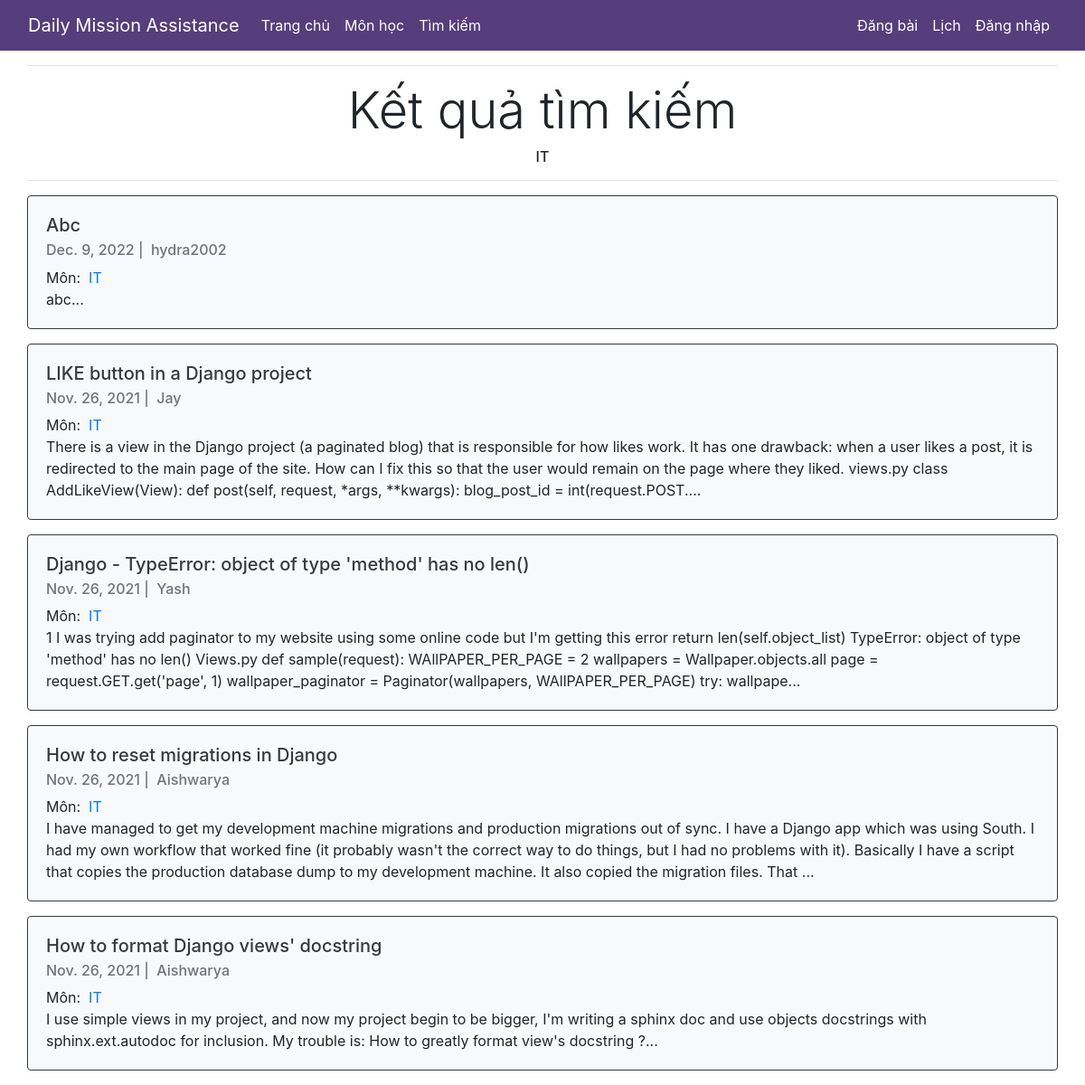
The app's page /IT/ with its own data.
### DoubtForum/models.py (models this page shows, shortened)
class Doubt(models.Model):
    author = models.ForeignKey(
        settings.AUTH_USER_MODEL,
        on_delete=models.CASCADE
    )
    title = models.CharField(max_length=160)
    body = models.TextField()
    link = models.URLField(max_length=50, null=True, blank=True)
    created_on = models.DateTimeField(auto_now_add=True)
    subject = models.ForeignKey('Subject', on_delete=models.CASCADE)

class Subject(models.Model):
    name = models.CharField(max_length=20)

### DoubtForum/views.py (the view)
# urls.py: path('<tag>/', tagged_doubts, name='tagged_doubts'),
def tagged_doubts(request, tag):
    doubts = Doubt.objects.filter(
        subject__name__contains=tag
    ).order_by(
        '-created_on'
    )
    context = {
        "query": tag,
        "doubts": doubts
    }
    return render(request, "searchResults.html", context)

### templates/searchResults.html (shortened to what this page needs)
<!DOCTYPE html>
    {% extends "base.html" %}
    {% block page_content %}
    <div class="col-md-12">
        <hr>
        <div class="page-header text-center mt-3">
            <h1 class="display-4">Kết quả tìm kiếm</h1>
            <h6>{{ query }}</h6>
        </div>
        <hr>
        {% for doubt in doubts %}
        <div class="card border-dark bg-light mb-3">
            <div class="card-body">
                <h5 class="card-title"><a href="{% url 'doubt_complete' doubt.pk%}" class="text-dark">{{ doubt.title }}</a></h5>
                <h6 class="card-subtitle mb-2 text-muted">
                    {{ doubt.created_on.date }} |&nbsp; {{ doubt.author }} </h6>
                    Môn:&nbsp;
                    <a href="{% url 'tagged_doubts' doubt.subject.name %}">
                        {{ doubt.subject.name }}
                    </a>&nbsp;
                <p class="card-text">{{ doubt.body | slice:":400" }}...</p>
            </div>
        </div>
        {% endfor %}
    </div>
    {% endblock %}

### records on screen
Doubt: title "Abc", created_on "Dec. 9, 2022", author "hydra2002", subject.name "IT", body "abc"
Doubt: title "LIKE button in a Django project", created_on "Nov. 26, 2021", author "Jay", subject.name "IT", body "There is a view in the Django project (a paginated blog) that is responsible for how likes work. It has one drawback: when a user likes a post, it is redirected to the main page of the site. How can I fix this so that the user would remain on the page where they liked. views.py class AddLikeView(View): def post(self, request, *args, **kwargs): blog_post_id = int(request.POST."
Doubt: title "Django - TypeError: object of type 'method' has no len()", created_on "Nov. 26, 2021", author "Yash", subject.name "IT", body "1 I was trying add paginator to my website using some online code but I'm getting this error return len(self.object_list) TypeError: object of type 'method' has no len() Views.py def sample(request): WAllPAPER_PER_PAGE = 2 wallpapers = Wallpaper.objects.all page = request.GET.get('page', 1) wallpaper_paginator = Paginator(wallpapers, WAllPAPER_PER_PAGE) try: wallpape"
Doubt: title "How to reset migrations in Django", created_on "Nov. 26, 2021", author "Aishwarya", subject.name "IT", body "I have managed to get my development machine migrations and production migrations out of sync. I have a Django app which was using South. I had my own workflow that worked fine (it probably wasn't the correct way to do things, but I had no problems with it). Basically I have a script that copies the production database dump to my development machine. It also copied the migration files. That"
Doubt: title "How to format Django views' docstring", created_on "Nov. 26, 2021", author "Aishwarya", subject.name "IT", body "I use simple views in my project, and now my project begin to be bigger, I'm writing a sphinx doc and use objects docstrings with sphinx.ext.autodoc for inclusion. My trouble is: How to greatly format view's docstring ?"

### other values on screen
{{ query }} "IT"
